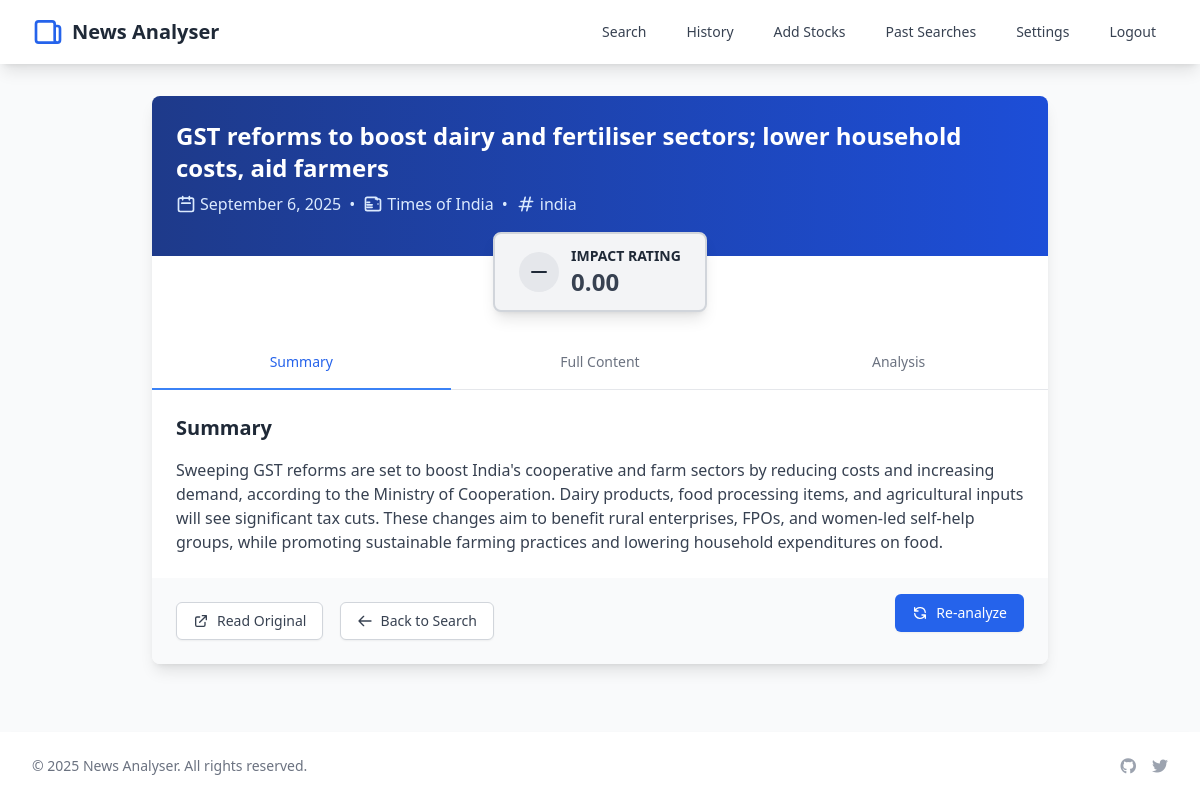
/news_analysis/2371/ (signed in), run on the app's committed database.
### news_analyser/models.py (models this page shows, shortened)
class News(models.Model):
    title = models.CharField(max_length=500)
    content_summary = models.TextField()
    content = models.TextField(null=True, blank=True)
    date = models.DateTimeField(default=timezone.now, db_index=True)
    link = models.CharField(max_length=500, unique=True, db_index=True)
    keyword = models.ForeignKey(
        Keyword, on_delete=models.CASCADE, related_name="news", db_index=True)
    impact_rating = models.FloatField(default=0, db_index=True)
    source = models.ForeignKey(
        "Source", on_delete=models.CASCADE, related_name="news", default=None, null=True)
    sentiment_explanation = models.TextField(null=True, blank=True)
    sentiment_confidence = models.FloatField(default=0, null=True, blank=True)
    mentioned_tickers = models.JSONField(default=list, blank=True)
    raw_gemini_response = models.JSONField(default=dict, blank=True)
    created_at = models.DateTimeField(auto_now_add=True)
    updated_at = models.DateTimeField(auto_now=True)
    class Meta:
        ordering = ['-date']
        verbose_name_plural = "News"
        indexes = [
            models.Index(fields=['keyword', 'date']),
            models.Index(fields=['impact_rating']),
            models.Index(fields=['-date']),
            models.Index(fields=['source', 'date']),
        ]

class Source(models.Model):
    id_name = models.CharField(max_length=200, unique=True, db_index=True)
    name = models.CharField(max_length=200)
    url = models.URLField()
    class Meta:
        ordering = ['name']

class Keyword(models.Model):
    name = models.CharField(max_length=200, db_index=True)
    create_date = models.DateTimeField(auto_now_add=True, db_index=True)
    class Meta:
        ordering = ['-create_date']
        indexes = [
            models.Index(fields=['name', 'create_date']),
        ]

### news_analyser/views.py (the view, shortened to what this page needs)
class NewsAnalysisView(LoginRequiredMixin, View):
    def get(self, request, news_id):
        news = News.objects.get(id=news_id)
        return render(request, "news_analyser/news_analysis.html", {"news": news})

### templates/news_analyser/news_analysis.html (shortened to what this page needs)
{% extends 'base.html' %}
{% block content %}
<div class="max-w-4xl mx-auto bg-white shadow-lg rounded-lg overflow-hidden">
    <div class="relative bg-gradient-to-r from-blue-900 to-blue-700 p-6">
        <h1 class="text-2xl font-bold text-white mb-2">{{ news.title }}</h1>
        <div class="flex items-center text-blue-100 mb-4">
            <svg class="w-5 h-5 mr-1" fill="none" stroke="currentColor" viewBox="0 0 24 24">
                <path stroke-linecap="round" stroke-linejoin="round" stroke-width="2" d="M8 7V3m8 4V3m-9 8h10M5 21h14a2 2 0 002-2V7a2 2 0 00-2-2H5a2 2 0 00-2 2v12a2 2 0 002 2z"></path>
            </svg>
            <span>{{ news.date|date:"F j, Y" }}</span>
            <span class="mx-2">•</span>
            <svg class="w-5 h-5 mr-1" fill="none" stroke="currentColor" viewBox="0 0 24 24">
                <path stroke-linecap="round" stroke-linejoin="round" stroke-width="2" d="M19 20H5a2 2 0 01-2-2V6a2 2 0 012-2h10a2 2 0 012 2v1M19 20a2 2 0 002-2V8a2 2 0 00-2-2h-4M5 10h3m-3 3h6m-6 3h6m7-4h.01"></path>
            </svg>
            <span>{{ news.source.name|default:"Unknown Source" }}</span>
            <span class="mx-2">•</span>
            <svg class="w-5 h-5 mr-1" fill="none" stroke="currentColor" viewBox="0 0 24 24">
                <path stroke-linecap="round" stroke-linejoin="round" stroke-width="2" d="M7 20l4-16m2 16l4-16M6 9h14M4 15h14"></path>
            </svg>
            <span>{{ news.keyword.name }}</span>
        </div>
    </div>
    <div class="relative -mt-6 mb-6 flex justify-center">
        <div id="impact-badge" class="transform translate-y-0 px-6 py-3 rounded-lg shadow-lg border-2
            {% if news.impact_rating > 0.3 %}
                bg-green-100 text-green-800 border-green-300
            {% elif news.impact_rating < -0.3 %}
                bg-red-100 text-red-800 border-red-300
            {% else %}
                bg-gray-100 text-gray-800 border-gray-300
            {% endif %}">
            <div class="flex items-center space-x-3">
                <div class="rounded-full p-2
                    {% if news.impact_rating > 0.3 %}
                        bg-green-200
                    {% elif news.impact_rating < -0.3 %}
                        bg-red-200
                    {% else %}
                        bg-gray-200
                    {% endif %}">
                    {% if news.impact_rating > 0.3 %}
                        <svg class="w-6 h-6" fill="none" viewBox="0 0 24 24" stroke="currentColor">
                            <path stroke-linecap="round" stroke-linejoin="round" stroke-width="2" d="M13 7h8m0 0v8m0-8l-8 8-4-4-6 6"></path>
                        </svg>
                    {% elif news.impact_rating < -0.3 %}
                        <svg class="w-6 h-6" fill="none" viewBox="0 0 24 24" stroke="currentColor">
                            <path stroke-linecap="round" stroke-linejoin="round" stroke-width="2" d="M13 17h8m0 0V9m0 8l-8-8-4 4-6-6"></path>
                        </svg>
                    {% else %}
                        <svg class="w-6 h-6" fill="none" viewBox="0 0 24 24" stroke="currentColor">
                            <path stroke-linecap="round" stroke-linejoin="round" stroke-width="2" d="M5 12h14"></path>
                        </svg>
                    {% endif %}
                </div>
                <div>
                    <p class="text-sm font-semibold uppercase">Impact Rating</p>
                    <p id="impact-value" class="text-2xl font-bold"></p>
                </div>
            </div>
        </div>
    </div>
    <div class="border-b border-gray-200">
        <nav class="flex -mb-px" aria-label="Tabs">
            <button id="summary-tab" class="tab-button w-1/3 py-4 px-1 text-center border-b-2 border-blue-500 font-medium text-sm text-blue-600">
                Summary
            </button>
            <button id="content-tab" class="tab-button w-1/3 py-4 px-1 text-center border-b-2 border-transparent font-medium text-sm text-gray-500 hover:text-gray-700 hover:border-gray-300">
                Full Content
            </button>
            <button id="analysis-tab" class="tab-button w-1/3 py-4 px-1 text-center border-b-2 border-transparent font-medium text-sm text-gray-500 hover:text-gray-700 hover:border-gray-300">
                Analysis
            </button>
        </nav>
    </div>
    <div class="p-6">
        <div id="summary-section" class="tab-section">
            <h2 class="text-xl font-semibold text-gray-800 mb-4">Summary</h2>
            <div class="prose max-w-none">
                <p class="text-gray-700">{{ news.content_summary }}</p>
            </div>
        </div>
    </div>
    <div class="bg-gray-50 px-6 py-4 flex items-center justify-between">
        <div>
            <a href="{{ news.link }}" target="_blank" rel="noopener noreferrer" class="inline-flex items-center px-4 py-2 border border-gray-300 rounded-md shadow-sm text-sm font-medium text-gray-700 bg-white hover:bg-gray-50">
                <svg class="w-4 h-4 mr-2" fill="none" viewBox="0 0 24 24" stroke="currentColor">
                    <path stroke-linecap="round" stroke-linejoin="round" stroke-width="2" d="M10 6H6a2 2 0 00-2 2v10a2 2 0 002 2h10a2 2 0 002-2v-4M14 4h6m0 0v6m0-6L10 14" />
                </svg>
                Read Original
            </a>
            <a href="{% url 'news_analyser:search' %}" class="ml-3 inline-flex items-center px-4 py-2 border border-gray-300 rounded-md shadow-sm text-sm font-medium text-gray-700 bg-white hover:bg-gray-50">
                <svg class="w-4 h-4 mr-2" fill="none" viewBox="0 0 24 24" stroke="currentColor">
                    <path stroke-linecap="round" stroke-linejoin="round" stroke-width="2" d="M10 19l-7-7m0 0l7-7m-7 7h18" />
                </svg>
                Back to Search
            </a>
        </div>
        <form method="post" action="{% url 'news_analyser:news_analysis' news.id %}">
            <button type="submit" class="inline-flex items-center px-4 py-2 border border-transparent rounded-md shadow-sm text-sm font-medium text-white bg-blue-600 hover:bg-blue-700">
                <svg class="w-4 h-4 mr-2" fill="none" viewBox="0 0 24 24" stroke="currentColor">
                    <path stroke-linecap="round" stroke-linejoin="round" stroke-width="2" d="M4 4v5h.582m15.356 2A8.001 8.001 0 004.582 9m0 0H9m11 11v-5h-.581m0 0a8.003 8.003 0 01-15.357-2m15.357 2H15" />
                </svg>
                Re-analyze
            </button>
        </form>
    </div>
</div>
{% endblock %}

### data on the page
News: title "GST reforms to boost dairy and fertiliser sectors; lower household costs, aid farmers", date "September 6, 2025", source.name "Times of India", keyword.name "india", content_summary "Sweeping GST reforms are set to boost India's cooperative and farm sectors by reducing costs and increasing demand, according to the Ministry of Cooperation. Dairy products, food processing items, and agricultural inputs will see significant tax cuts. These changes aim to benefit rural enterprises, FPOs, and women-led self-help groups, while promoting sustainable farming practices and lowering household expenditures on food."
